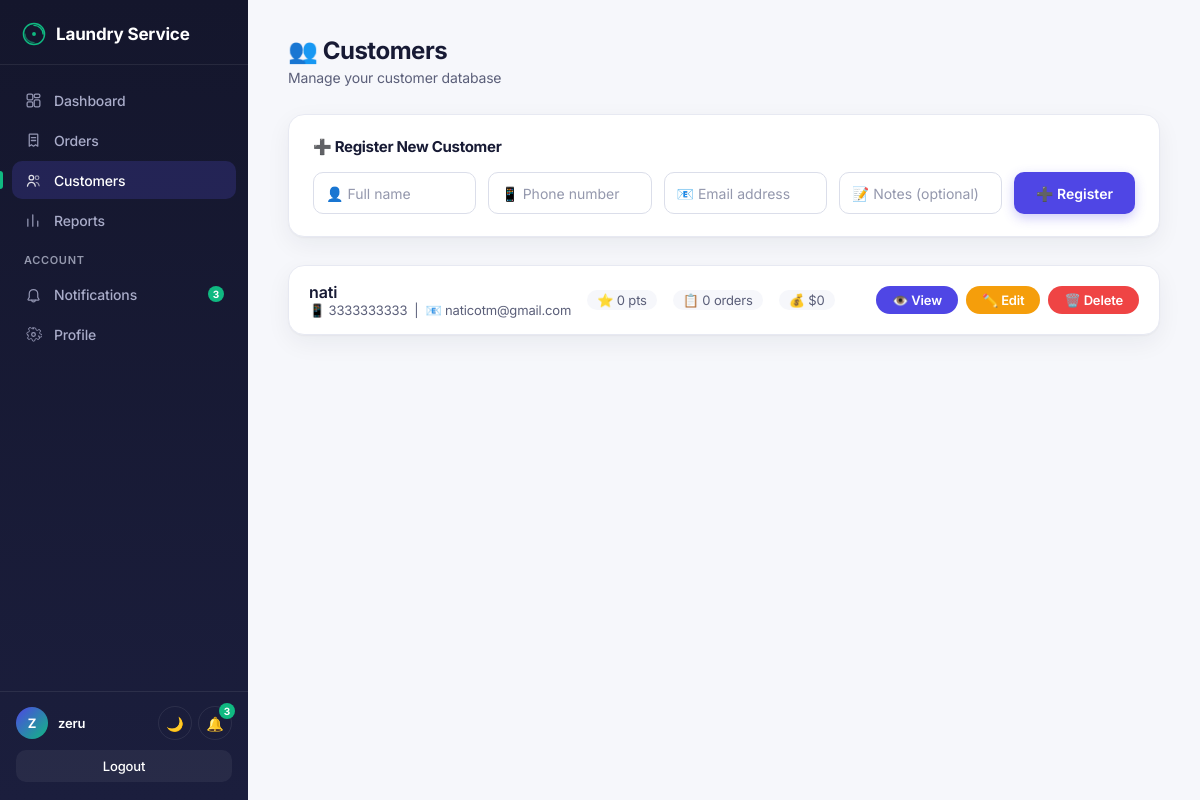
The page /customers (signed in) on the database its author committed.
### tables this page shows
CREATE TABLE customers (
                id INTEGER PRIMARY KEY AUTOINCREMENT,
                name TEXT NOT NULL,
                phone TEXT,
                email TEXT,
                notes TEXT,
                loyalty_points INTEGER DEFAULT 0,
                total_orders INTEGER DEFAULT 0,
                total_spent REAL DEFAULT 0,
                created_at TEXT DEFAULT CURRENT_TIMESTAMP
            );

### app.py (the view, shortened to what this page needs)
@app.route("/customers", methods=["GET", "POST"])
@login_required
def customers():
    with get_db() as conn:
        all_customers = conn.execute("SELECT * FROM customers ORDER BY name COLLATE NOCASE").fetchall()
    return render_template("customers.html", customers=all_customers)

### app.py (called while the page is built)
@app.context_processor
def inject_csrf():
    if "csrf_token" not in session:
        session["csrf_token"] = secrets.token_hex(16)
    return {"csrf_token": session.get("csrf_token")}

def login_required(f):
    @wraps(f)
    def decorated_function(*args, **kwargs):
        if "username" not in session:
            flash("Please log in first.")
            return redirect(url_for("login"))
        return f(*args, **kwargs)
    return decorated_function

@app.context_processor
def inject_notifications():
    if "username" not in session:
        return {}
    with get_db() as conn:
        unread_count = conn.execute("SELECT COUNT(*) FROM notifications WHERE is_read = 0").fetchone()[0]
        recent_notifications = conn.execute("SELECT * FROM notifications ORDER BY id DESC LIMIT 5").fetchall()
    return {
        "unread_count": unread_count,
        "recent_notifications": recent_notifications,
    }

### database.py (called while the page is built)
def get_connection():
    conn = sqlite3.connect(DB_NAME)
    conn.row_factory = sqlite3.Row
    return conn

def get_db():
    from contextlib import contextmanager
    @contextmanager
    def db_connection():
        conn = get_connection()
        try:
            yield conn
            conn.commit()
        except Exception:
            conn.rollback()
            raise
        finally:
            conn.close()
    return db_connection()

### templates/customers.html (shortened to what this page needs)
{% extends "base.html" %}
{% block extra_styles %}
<link rel="stylesheet" href="{{ url_for('static', filename='dashboard.css') }}">
{% endblock %}
{% block content %}
{% include "_navbar.html" %}
<div class="dashboard-content">
    <h1>👥 Customers</h1>
    <p class="subtitle">Manage your customer database</p>
    <div class="order-form-card">
        <h2>➕ Register New Customer</h2>
        <form method="POST" action="{{ url_for('customers') }}" class="order-form">
            <input type="text" name="name" placeholder="👤 Full name" required>
            <input type="text" name="phone" placeholder="📱 Phone number">
            <input type="email" name="email" placeholder="📧 Email address">
            <input type="text" name="notes" placeholder="📝 Notes (optional)">
            <button type="submit">➕ Register</button>
        </form>
    </div>
    {% for customer in customers %}
    <div class="customer-card">
        <div class="customer-info">
            <div>
                <div class="customer-name">{{ customer["name"] }}</div>
                <div class="customer-detail">
                    {% if customer["phone"] %}📱 {{ customer["phone"] }}{% endif %}
                    {% if customer["email"] %} &nbsp;|&nbsp; 📧 {{ customer["email"] }}{% endif %}
                </div>
            </div>
            <div class="customer-stats">
                <span>⭐ {{ customer["loyalty_points"] or 0 }} pts</span>
                <span>📋 {{ customer["total_orders"] or 0 }} orders</span>
                <span>💰 ${{ "%.0f"|format(customer["total_spent"] or 0) }}</span>
            </div>
        </div>
        <div class="customer-actions">
            <a href="{{ url_for('customer_profile', customer_id=customer['id']) }}" class="btn btn-view">👁️ View</a>
            <a href="{{ url_for('edit_customer', customer_id=customer['id']) }}" class="btn btn-edit">✏️ Edit</a>
            <a href="{{ url_for('delete_customer', customer_id=customer['id']) }}" class="btn btn-delete" onclick="return confirm('Delete {{ customer['name'] }}?');">🗑️ Delete</a>
        </div>
    </div>
    {% else %}
    <div class="customer-card" style="text-align:center; color:var(--text-tertiary); justify-content:center; padding:40px;">
        <div style="font-size:48px; margin-bottom:16px;">📭</div>
        <h3 style="font-weight:400;">No Customers Yet</h3>
        <p>Register your first customer above!</p>
    </div>
    {% endfor %}
</div>
{% endblock %}

### static/theme.css (style rules this page uses)
:root { --bg: #F6F7FB; --card-bg: #FFFFFF; --border-color: #E7E9F2; --input-bg: #FFFFFF; --input-border: #DBDEEA; --table-header-bg: #F7F8FC; --table-row-border: #EEF0F7; --text-primary: #171A34; --text-secondary: #5B5F79; --text-tertiary: #9498AD; --label-color: #3B3F5C; --left-panel-text: #C9CCEE; --primary: #4F46E5; --primary-dark: #4338CA; --primary-darker: #312E81; --primary-tint: #EEEDFC; --accent: #10B981; --accent-dark: #059669; --sidebar-bg: #14162C; --sidebar-bg-end: #1B1E3D; --sidebar-text: #A9ACC9; --sidebar-text-active: #FFFFFF; --sidebar-border: rgba(255, 255, 255, 0.08); --sidebar-active-bg: rgba(99, 91, 255, 0.18); --sidebar-hover-bg: rgba(255, 255, 255, 0.05); --status-pending-bg: #FEF3C7; --status-pending-text: #92400E; --status-completed-bg: #D1FAE5; --status-completed-text: #065F46; --error-bg: #FDECEC; --error-text: #C0392B; --flash-bg: #EEF0FE; --flash-text: #4338CA; --dark-btn-bg: #3B3F5C; --dark-btn-hover: #4B4F73; --shadow-card: 0 1px 2px rgba(23, 26, 52, 0.04), 0 8px 24px rgba(23, 26, 52, 0.06); --shadow-card-hover: 0 4px 8px rgba(23, 26, 52, 0.06), 0 16px 32px rgba(23, 26, 52, 0.10); --shadow-button: 0 4px 12px rgba(79, 70, 229, 0.28); --radius-pill: 999px; --radius-card: 16px; --radius-input: 10px; --radius-button: 10px; --font-display: 'Inter', -apple-system, BlinkMacSystemFont, sans-serif; --font-body: 'Inter', -apple-system, BlinkMacSystemFont, sans-serif; --font-mono: 'JetBrains Mono', 'Courier New', monospace; }
body { font-family: var(--font-body); background-color: var(--bg); color: var(--text-primary); transition: background-color 0.3s ease, color 0.3s ease; -webkit-font-smoothing: antialiased; letter-spacing: -0.01em; }
h1, h2, .left-panel h1, .nav-brand, .card h2, .order-form-card h2 { font-family: var(--font-display); font-weight: 700; letter-spacing: -0.02em; }
body, .card, .stat-card, .order-form-card, .table-card, .order-card, .customer-card, input, select, textarea, .navbar, .sidebar, .left-panel, .right-panel, .flash-box, .error-message, .dashboard-content { transition: background-color 0.3s ease, color 0.3s ease, border-color 0.3s ease, box-shadow 0.3s ease; }
.stat-card, .order-form-card, .table-card, .order-card, .customer-card { position: relative; background-color: var(--card-bg); border: 1px solid var(--border-color); border-radius: var(--radius-card); box-shadow: var(--shadow-card); transition: all 0.2s ease; }
body { animation: page-fade-in 0.35s ease both; }
button:not(.theme-toggle):not(.notification-bell):not(.sidebar-toggle) { transition: transform 0.15s ease, box-shadow 0.15s ease, background-color 0.15s ease; }
input, select, textarea { background-color: var(--input-bg); color: var(--text-primary); border: 1px solid var(--input-border); border-radius: var(--radius-input); padding: 10px 14px; font-size: 14px; font-family: var(--font-body); transition: all 0.2s ease; width: 100%; }
input::placeholder { color: var(--text-tertiary); }
.sidebar ~ .dashboard-content { margin-left: 248px; }
.order-form-card, .table-card, .order-card, .customer-card { animation: card-fade-up 0.4s ease 0.06s both; }

### templates/customers.html (style rules this page uses)
.customer-card { background: var(--card-bg); border: 1px solid var(--border-color); border-radius: var(--radius-card); padding: 16px 20px; margin-bottom: 12px; display: flex; justify-content: space-between; align-items: center; flex-wrap: wrap; gap: 12px; transition: all 0.2s ease; }
.customer-info { display: flex; gap: 16px; flex-wrap: wrap; align-items: center; }
.customer-name { font-size: 16px; font-weight: 600; }
.customer-detail { font-size: 13px; color: var(--text-secondary); }
.customer-actions { display: flex; gap: 8px; flex-wrap: wrap; }
.btn { padding: 6px 16px; border-radius: 999px; font-size: 13px; font-weight: 600; border: none; cursor: pointer; text-decoration: none; display: inline-flex; align-items: center; gap: 4px; transition: all 0.15s ease; }
.btn-view { background: var(--primary); color: white; }
.btn-edit { background: #f59e0b; color: white; }
.btn-delete { background: #ef4444; color: white; }
.customer-stats { display: flex; gap: 16px; font-size: 13px; color: var(--text-secondary); }
.customer-stats span { background: var(--bg); padding: 2px 10px; border-radius: 999px; }

### rows shown on the page
customers: name "nati", phone "3333333333", email "naticotm@gmail.com", loyalty_points "0", total_orders "0", total_spent "0"

### other values the page prints
{{ unread_count }} "3"
{{ session.get('username', 'U')[0]|upper }} "Z"
{{ session.get('username', '') }} "zeru"
